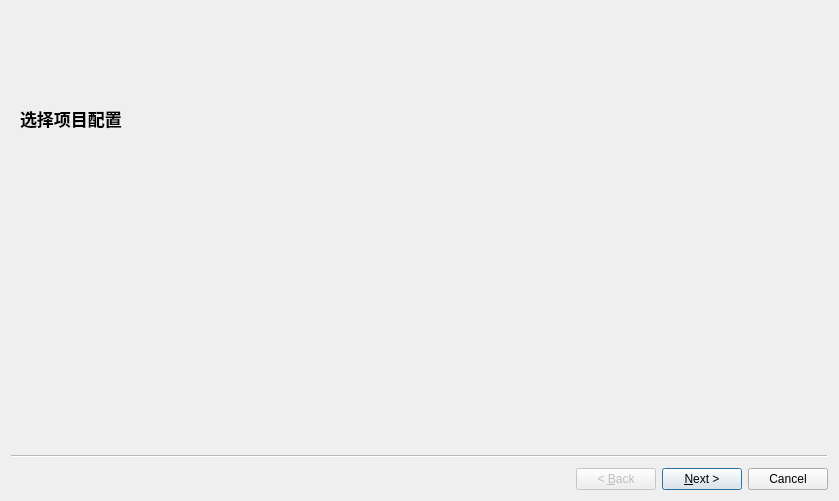
<?xml version="1.0" encoding="UTF-8"?>
<ui version="4.0">
 <class>Wizard</class>
 <widget class="QWizard" name="Wizard">
  <property name="geometry">
   <rect>
    <x>0</x>
    <y>0</y>
    <width>839</width>
    <height>501</height>
   </rect>
  </property>
  <property name="windowTitle">
   <string>Wizard</string>
  </property>
  <widget class="Prosetpage" name="wizardPage1">
   <property name="title">
    <string>选择项目配置</string>
   </property>
  </widget>
  <widget class="Comfirmpage" name="wizardPage2">
   <property name="title">
    <string>确认配置</string>
   </property>
  </widget>
 </widget>
 <customwidgets>
  <customwidget>
   <class>Comfirmpage</class>
   <extends>QWizardPage</extends>
   <header>../../../code/album/comfirmpage.h</header>
   <container>1</container>
  </customwidget>
  <customwidget>
   <class>Prosetpage</class>
   <extends>QWizardPage</extends>
   <header>../../../code/album/prosetpage.h</header>
   <container>1</container>
  </customwidget>
 </customwidgets>
 <resources/>
 <connections/>
</ui>
